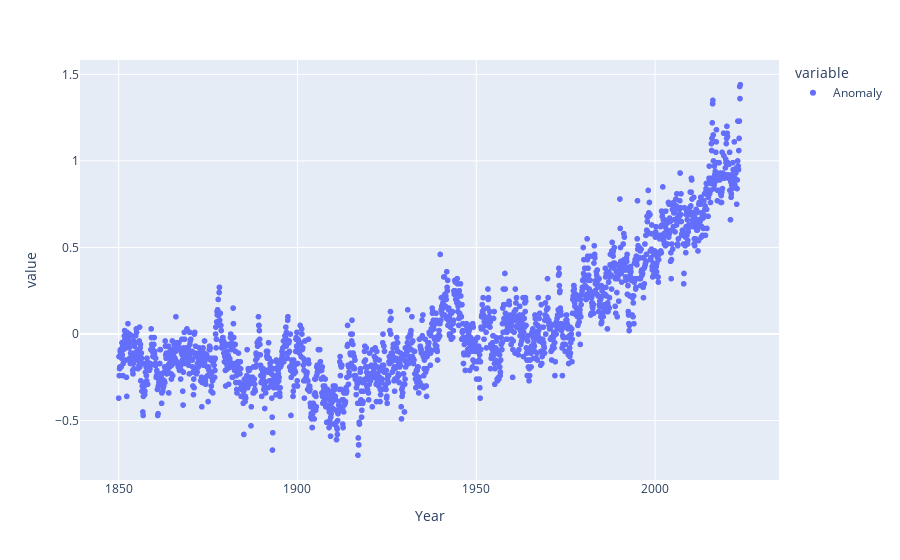

Write notebook code for a chart like this one.
### Code cell
px.scatter(global_temp)

### Figure 1 — Plotly figure (JSON) as saved in the notebook; plotly's stock layout.template omitted (floating-point values rounded to 4 significant figures; data arrays with more than 128 entries replaced by an {"elided": "..."} marker saying what was removed)
{"data": [{"hovertemplate": "variable=Anomaly<br>Year=%{x}<br>value=%{y}<extra></extra>", "legendgroup": "Anomaly", "marker": {"color": "#636efa", "symbol": "circle"}, "mode": "markers", "name": "Anomaly", "showlegend": true, "type": "scattergl", "x": {"elided": "2087 str values"}, "xaxis": "x", "y": {"elided": "2087 float values"}, "yaxis": "y"}], "layout": {"legend": {"title": {"text": "variable"}, "tracegroupgap": 0}, "margin": {"t": 60}, "xaxis": {"anchor": "y", "domain": [0, 1], "title": {"text": "Year"}}, "yaxis": {"anchor": "x", "domain": [0, 1], "title": {"text": "value"}}}}
